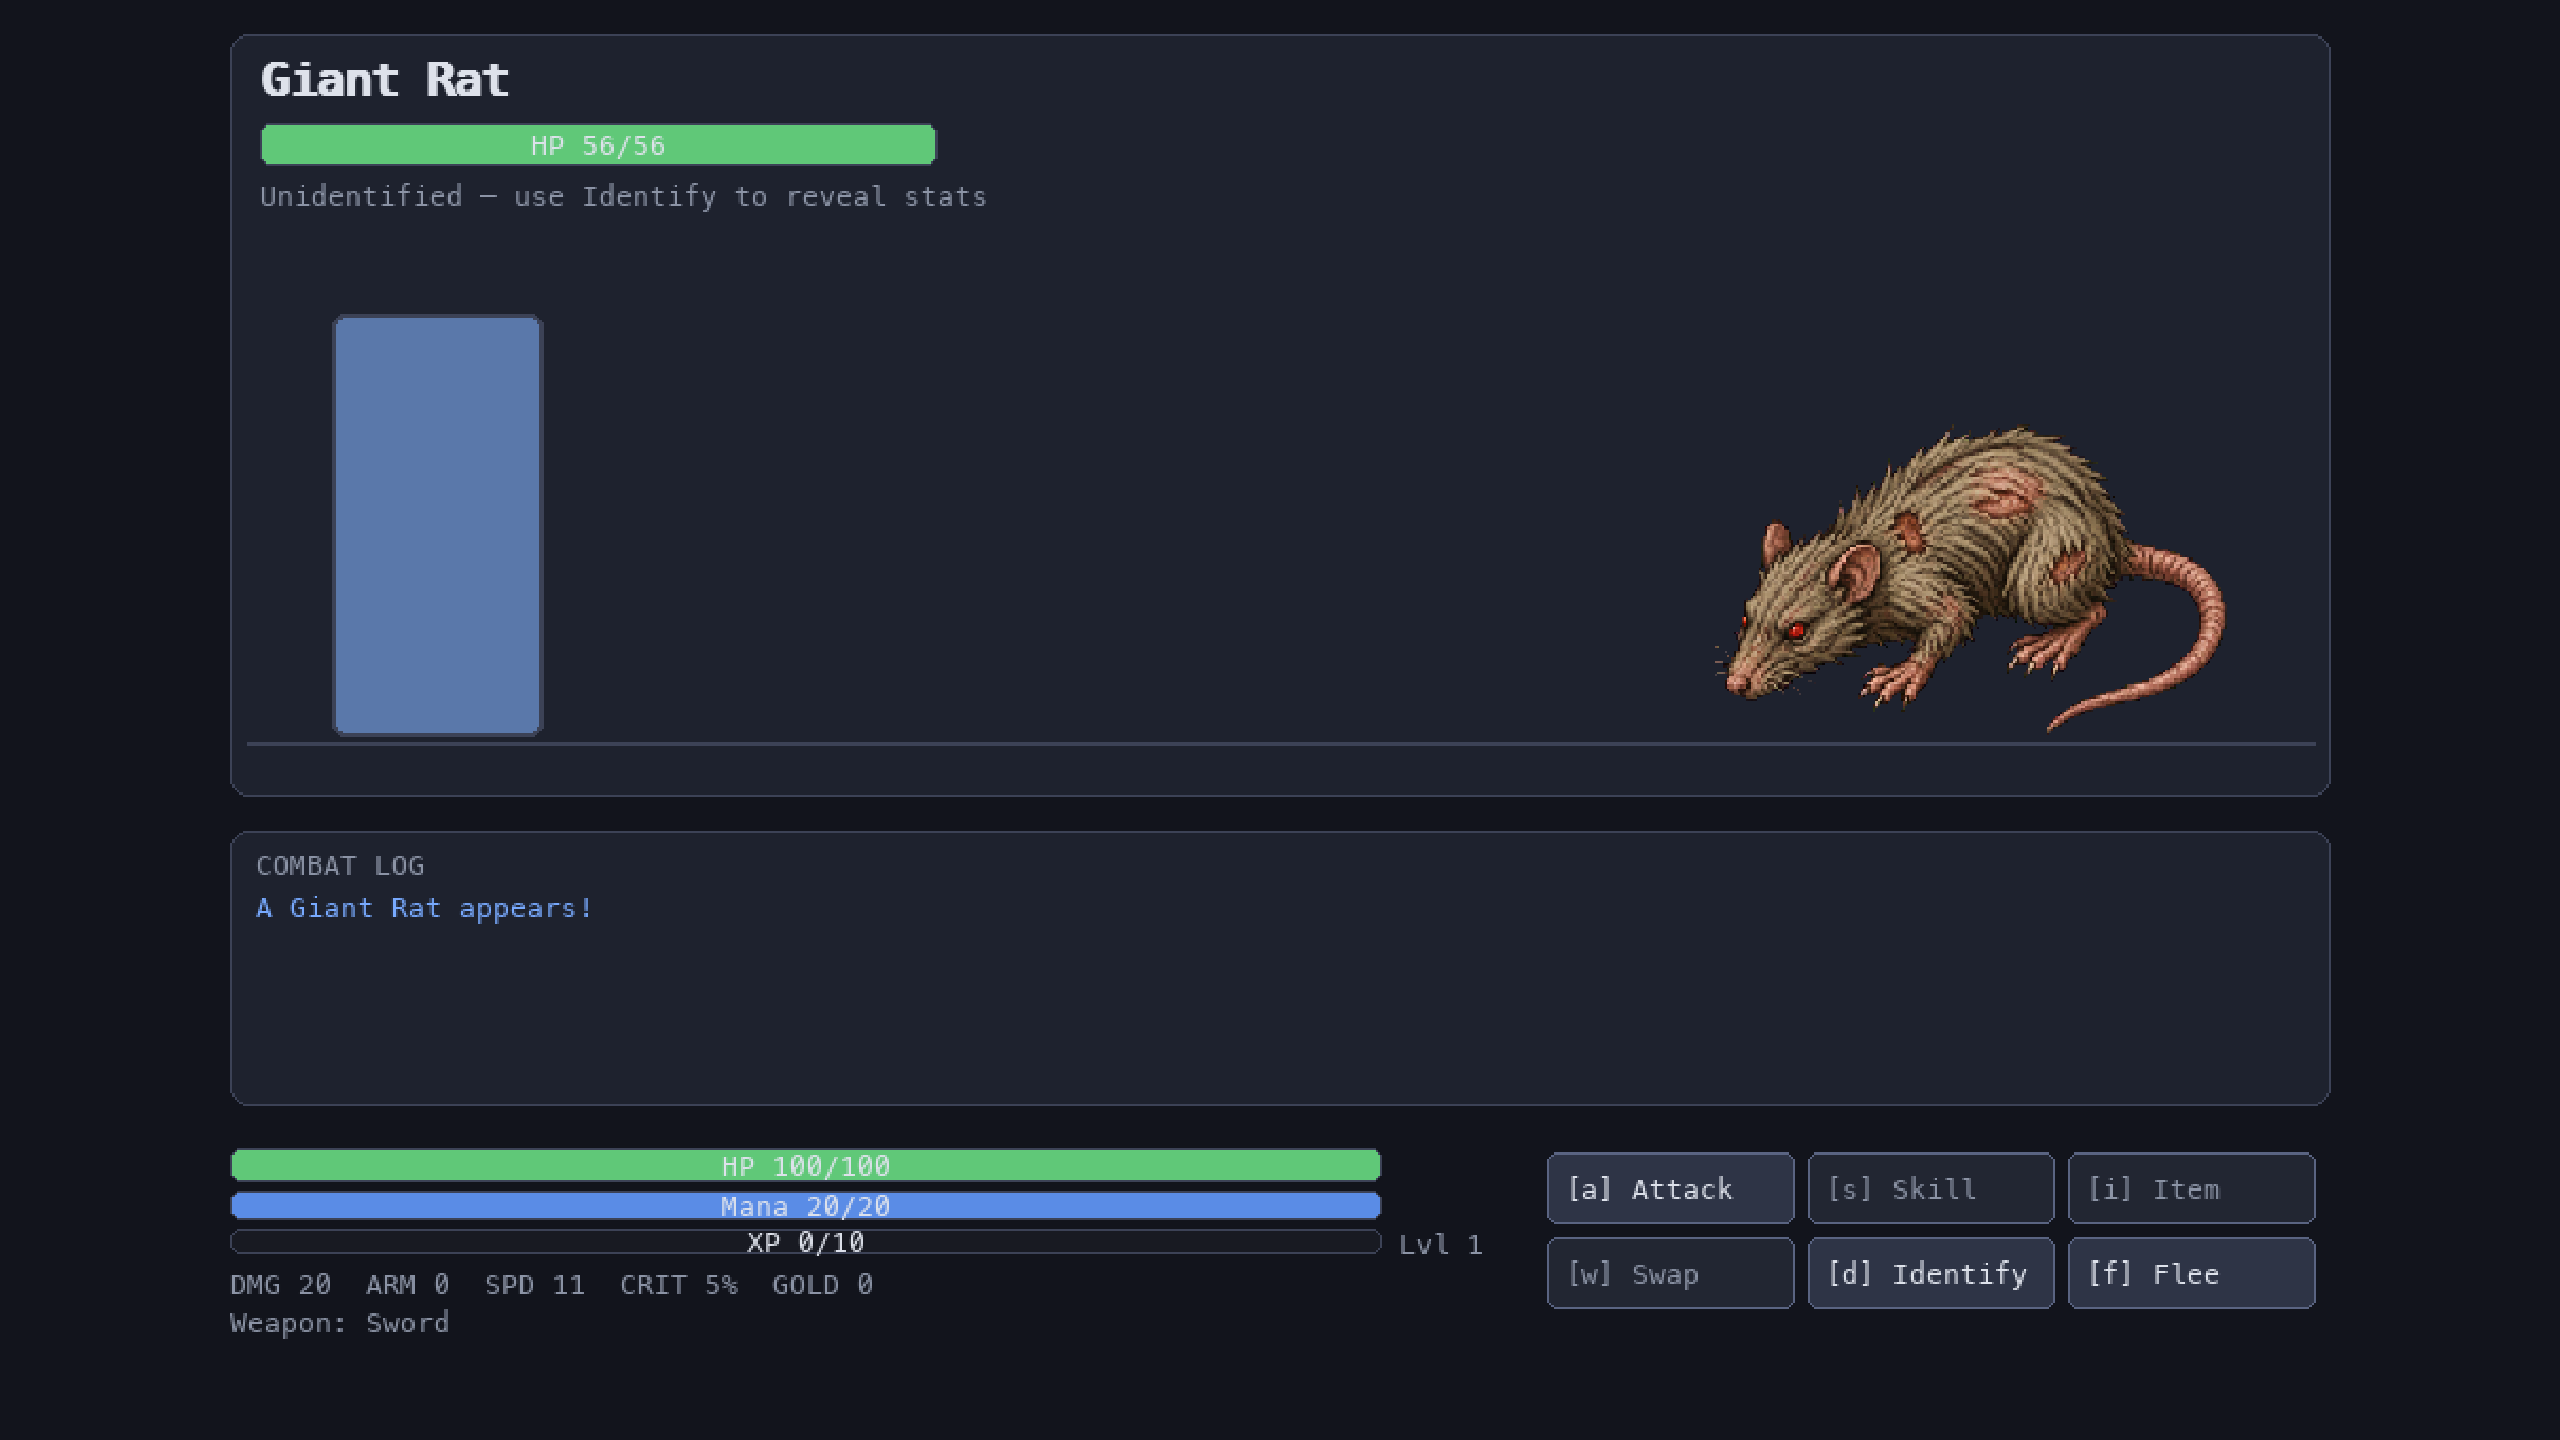

The Python source for this figure:
import os
os.environ["SDL_VIDEODRIVER"]="dummy"; os.environ["SDL_AUDIODRIVER"]="dummy"
import pygame
from rpg_game.core.game import GameEngine
from rpg_game.presentation.pygame_battle import BattleApp
from rpg_game.presentation.pygame_canvas import set_display_mode
pygame.init(); pygame.display.set_mode((1,1))
eng=GameEngine(); eng.start_new_game("Hero","fighter")
for pid,pl in eng.content.places.items():
    if pl.encounters: eng.player.current_place_id=pid; break
b=BattleApp(engine=eng, enemy=eng.create_encounter(), standalone=False)
b.display = set_display_mode((2560,1440))
b.draw()
pygame.image.save(b.display, "scratchpad/battle_fill.png")
print("battle transform:", b._transform, "display:", b.display.get_size(), "canvas:", b.screen.get_size())
